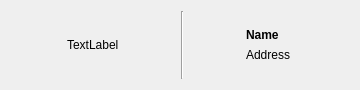
<?xml version="1.0" encoding="UTF-8"?>
<ui version="4.0">
 <class>power_strip_list_item</class>
 <widget class="QWidget" name="power_strip_list_item">
  <property name="geometry">
   <rect>
    <x>0</x>
    <y>0</y>
    <width>360</width>
    <height>90</height>
   </rect>
  </property>
  <property name="sizePolicy">
   <sizepolicy hsizetype="Preferred" vsizetype="Preferred">
    <horstretch>1</horstretch>
    <verstretch>0</verstretch>
   </sizepolicy>
  </property>
  <property name="minimumSize">
   <size>
    <width>360</width>
    <height>90</height>
   </size>
  </property>
  <property name="windowTitle">
   <string>Form</string>
  </property>
  <layout class="QHBoxLayout" name="rootLayout">
   <item>
    <widget class="QLabel" name="icon_label">
     <property name="sizePolicy">
      <sizepolicy hsizetype="Fixed" vsizetype="Preferred">
       <horstretch>0</horstretch>
       <verstretch>0</verstretch>
      </sizepolicy>
     </property>
     <property name="text">
      <string>TextLabel</string>
     </property>
    </widget>
   </item>
   <item>
    <widget class="Line" name="line">
     <property name="sizePolicy">
      <sizepolicy hsizetype="Fixed" vsizetype="Preferred">
       <horstretch>0</horstretch>
       <verstretch>0</verstretch>
      </sizepolicy>
     </property>
     <property name="orientation">
      <enum>Qt::Vertical</enum>
     </property>
    </widget>
   </item>
   <item>
    <widget class="QWidget" name="widget" native="true">
     <layout class="QVBoxLayout" name="verticalLayout">
      <property name="sizeConstraint">
       <enum>QLayout::SetFixedSize</enum>
      </property>
      <property name="leftMargin">
       <number>0</number>
      </property>
      <property name="topMargin">
       <number>0</number>
      </property>
      <property name="rightMargin">
       <number>0</number>
      </property>
      <property name="bottomMargin">
       <number>0</number>
      </property>
      <item>
       <widget class="QLabel" name="name_label">
        <property name="sizePolicy">
         <sizepolicy hsizetype="Preferred" vsizetype="Preferred">
          <horstretch>0</horstretch>
          <verstretch>0</verstretch>
         </sizepolicy>
        </property>
        <property name="font">
         <font>
          <bold>true</bold>
         </font>
        </property>
        <property name="text">
         <string>Name</string>
        </property>
       </widget>
      </item>
      <item>
       <widget class="QLabel" name="address_label">
        <property name="sizePolicy">
         <sizepolicy hsizetype="Preferred" vsizetype="Preferred">
          <horstretch>0</horstretch>
          <verstretch>0</verstretch>
         </sizepolicy>
        </property>
        <property name="text">
         <string>Address</string>
        </property>
       </widget>
      </item>
     </layout>
    </widget>
   </item>
  </layout>
 </widget>
 <resources/>
 <connections/>
</ui>
